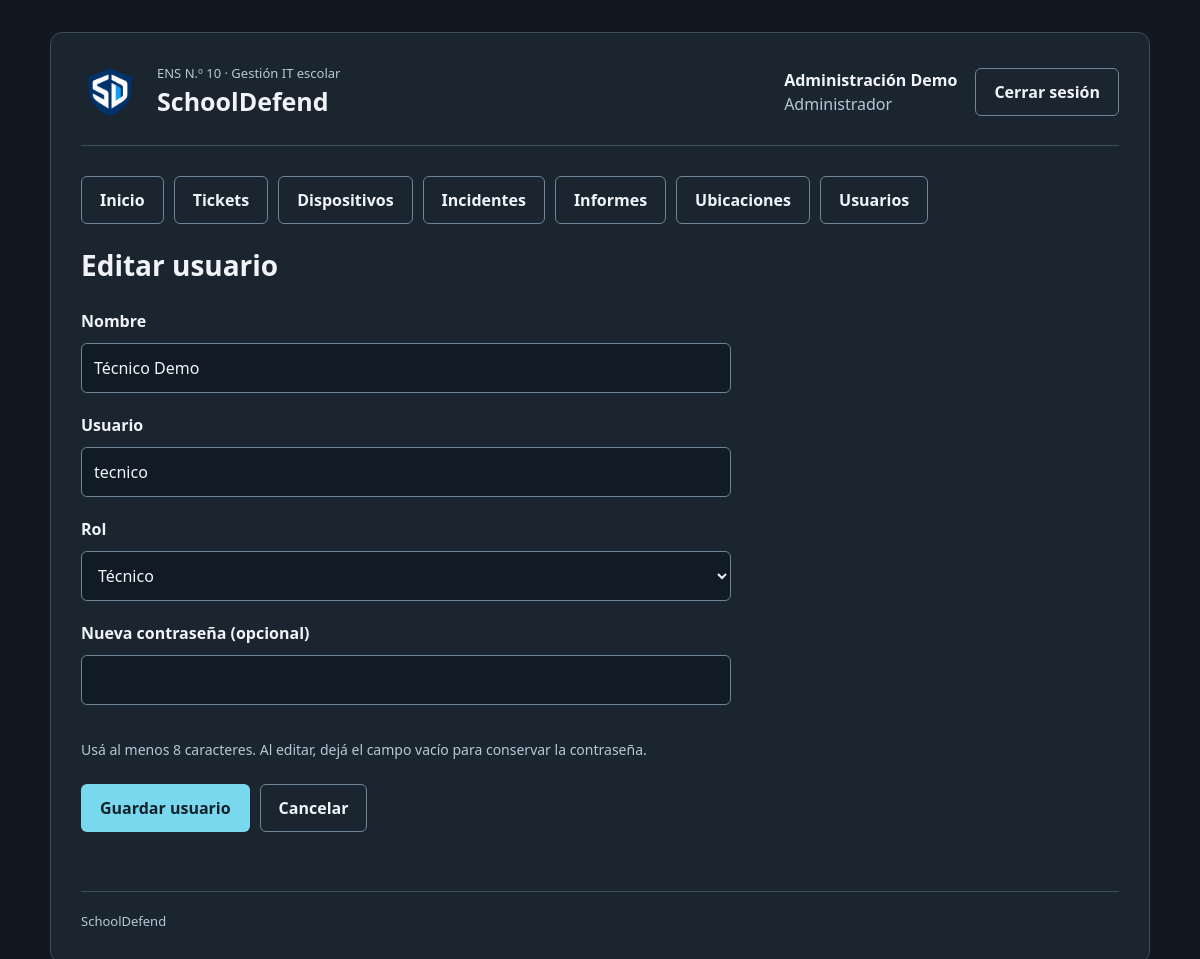
The page /usuarios/formulario.php?id=2 (signed in) on the database its author committed.
### tables this page shows
CREATE TABLE usuarios (
    id_usuario INT UNSIGNED AUTO_INCREMENT PRIMARY KEY,
    nombre VARCHAR(100) NOT NULL,
    nombre_usuario VARCHAR(50) NOT NULL UNIQUE,
    password_hash VARCHAR(255) NOT NULL,
    rol ENUM('administrador','tecnico','profesor') NOT NULL,
    fecha_creacion DATETIME NOT NULL DEFAULT CURRENT_TIMESTAMP,
    activo TINYINT NOT NULL DEFAULT 1,
    fecha_baja DATETIME NULL,
    id_usuario_baja INT UNSIGNED NULL,
    motivo_baja VARCHAR(255) NULL,
    FOREIGN KEY (id_usuario_baja) REFERENCES usuarios(id_usuario) ON DELETE RESTRICT
);

### includes/funciones.php (called while the page is built, shortened)
<?php
function escapar($texto)
{
    return htmlspecialchars((string) $texto, ENT_QUOTES, 'UTF-8');
}
function nombreRol($rol)
{
    $nombresRoles = [
        'administrador' => 'Administrador',
        'tecnico' => 'Técnico',
        'profesor' => 'Profesor'
    ];
    return $nombresRoles[$rol] ?? 'Sin rol';
}

### includes/sesion.php (called while the page is built, shortened)
<?php
require_once __DIR__ . '/funciones.php';
function usuarioActual()
{
    $pdo = getConexion();
    $sqlUsuario = "
        SELECT id_usuario, nombre, nombre_usuario, rol
        FROM usuarios
        WHERE id_usuario = ?
          AND activo = 1";
    $consultaUsuario = $pdo->prepare($sqlUsuario);
    $consultaUsuario->execute([$_SESSION['id_usuario']]);
    $usuario = $consultaUsuario->fetch();
    return $usuario;
}
function exigirSesion($rutaLogin = 'login.php')
{
    $usuario = usuarioActual();
    return $usuario;
}

### usuarios/formulario.php (the view, shortened to what this page needs)
<?php
require_once __DIR__ . '/../includes/sesion.php';
$usuario = exigirSesion('../login.php');
$pdo = getConexion();
$rutaBase = '../';
$idUsuario = idEntrada($_GET, 'id');
$esEdicion = isset($_GET['id']);
$titulo = $esEdicion ? 'Editar usuario' : 'Nuevo usuario';
$roles = ['administrador' => 'Administrador', 'tecnico' => 'Técnico', 'profesor' => 'Profesor'];
$cuenta = ['nombre' => '', 'nombre_usuario' => '', 'rol' => 'profesor', 'activo' => 1];
if ($esEdicion) {
    $consultaUsuario = $pdo->prepare('SELECT * FROM usuarios WHERE id_usuario = ?');
    $consultaUsuario->execute([$idUsuario]);
    $cuenta = $consultaUsuario->fetch();
}
require_once __DIR__ . '/../includes/encabezado.php';
?>
<h1><?= escapar($titulo) ?></h1>
<form method="post" class="formulario formulario-edicion">
    <label for="nombre">Nombre</label>
    <input id="nombre" name="nombre" maxlength="100" value="<?= escapar($cuenta['nombre']) ?>" required>
    <label for="nombre_usuario">Usuario</label>
    <input id="nombre_usuario" name="nombre_usuario" maxlength="50" autocomplete="off" value="<?= escapar($cuenta['nombre_usuario']) ?>" required>
    <label for="rol">Rol</label>
    <select id="rol" name="rol" required>
        <?php foreach ($roles as $valorRol => $nombreRol): ?>
            <option value="<?= escapar($valorRol) ?>" <?= $cuenta['rol'] === $valorRol ? 'selected' : '' ?>><?= escapar($nombreRol) ?></option>
        <?php endforeach; ?>
    </select>
    <label for="password"><?= $esEdicion ? 'Nueva contraseña (opcional)' : 'Contraseña' ?></label>
    <input id="password" name="password" type="password" minlength="8" maxlength="72" autocomplete="new-password" <?= !$esEdicion ? 'required' : '' ?>>
    <p class="ayuda">Usá al menos 8 caracteres. Al editar, dejá el campo vacío para conservar la contraseña.</p>
    <div class="acciones">
        <button class="boton" type="submit">Guardar usuario</button>
        <a class="boton boton-secundario" href="index.php">Cancelar</a>
    </div>
</form>
<?php require_once __DIR__ . '/../includes/pie.php'; ?>

### includes/encabezado.php (shortened to what this page needs)
<?php
$rutaBase = $rutaBase ?? '';
$rutaEstilos = escapar($rutaBase . 'css/estilos.css');
$rutaLogoEncabezado = escapar($rutaBase . 'Imagenes/logo-escudo.png');
$rutaCerrarSesion = escapar($rutaBase . 'logout.php');
$mostrarCuenta = !empty($usuario);
$nombreCuenta = '';
$rolCuenta = '';
$enlacesMenu = [];
if ($mostrarCuenta) {
    $nombreCuenta = escapar($usuario['nombre']);
    $rolCuenta = escapar(nombreRol($usuario['rol']));
    $enlacesMenu['Inicio'] = $rutaBase . 'index.php';
    $enlacesMenu['Tickets'] = $rutaBase . 'tickets/index.php';
    if (in_array($usuario['rol'], ['administrador', 'tecnico'], true)) {
        $enlacesMenu['Dispositivos'] = $rutaBase . 'dispositivos/index.php';
        $enlacesMenu['Incidentes'] = $rutaBase . 'incidentes/index.php';
        $enlacesMenu['Informes'] = $rutaBase . 'informes/index.php';
    }
    if ($usuario['rol'] === 'administrador') {
        $enlacesMenu['Ubicaciones'] = $rutaBase . 'ubicaciones/index.php';
        $enlacesMenu['Usuarios'] = $rutaBase . 'usuarios/index.php';
    }
}
?>
<!DOCTYPE html>
<html lang="es">
    <head>
        <link rel="stylesheet" href="<?= $rutaEstilos ?>">
    </head>
    <body>
        <div class="contenedor">
            <header class="encabezado">
                <div class="marca">
                    <img class="logo-encabezado" src="<?= $rutaLogoEncabezado ?>" alt="">
                    <div>
                        <p class="institucion">ENS N.º 10 · Gestión IT escolar</p>
                        <p class="nombre-sistema">SchoolDefend</p>
                    </div>
                </div>
                <?php if ($mostrarCuenta): ?>
                    <div class="cuenta">
                        <div>
                            <strong><?= $nombreCuenta ?></strong>
                            <br>
                            <span class="texto-secundario"><?= $rolCuenta ?></span>
                        </div>
                        <form method="post" action="<?= $rutaCerrarSesion ?>">
                            <button class="boton boton-secundario" type="submit">Cerrar sesión</button>
                        </form>
                    </div>
                <?php endif; ?>
            </header>
            <?php if ($mostrarCuenta): ?>
                <nav class="menu" aria-label="Menú principal">
                    <?php foreach ($enlacesMenu as $nombreEnlace => $rutaEnlace): ?>
                        <a class="boton boton-secundario" href="<?= escapar($rutaEnlace) ?>"><?= escapar($nombreEnlace) ?></a>
                    <?php endforeach; ?>
                </nav>
            <?php endif; ?>
            <main id="contenido">

### css/estilos.css (style rules this page uses)
:root { color-scheme: dark; --fondo: #111820; --panel: #1b2530; --borde: #3b4d5f; --texto: #f0f4f8; --secundario: #b8c7d6; --acento: #79d8ed; --decoracion-link: none; }
* { box-sizing: border-box; }
body { margin: 0; padding: 32px 20px; background: var(--fondo); color: var(--texto); font-family: 'Segoe UI', Arial, sans-serif; font-size: 16px; line-height: 1.5; }
.contenedor { max-width: 1100px; margin: auto; padding: 30px; background: var(--panel); border: 1px solid var(--borde); border-radius: 12px; }
.encabezado, .marca, .cuenta { display: flex; align-items: center; gap: 18px; }
.encabezado { justify-content: space-between; flex-wrap: wrap; padding-bottom: 24px; margin-bottom: 30px; border-bottom: 1px solid var(--borde); }
.logo-encabezado { width: 58px; height: 58px; object-fit: contain; flex-shrink: 0; }
.institucion, .nombre-sistema { margin: 0; }
.institucion { font-size: 13px; color: var(--secundario); }
.nombre-sistema { font-size: 25px; font-weight: 700; }
h1 { font-size: 28px; line-height: 1.25; margin: 0 0 12px; }
.texto-secundario, .ayuda { color: var(--secundario); }
.formulario { display: grid; gap: 10px; margin-top: 26px; }
label { font-weight: 600; }
input, select, textarea { width: 100%; padding: 12px; margin-bottom: 10px; border: 1px solid #70859a; border-radius: 6px; background: #111b25; color: var(--texto); font: inherit; }
.boton { display: inline-block; padding: 11px 18px; border: 1px solid transparent; border-radius: 6px; background: var(--acento); color: #10212b; font: inherit; font-weight: 700; cursor: pointer; text-decoration: none; transition: all 0.2s ease; }
.boton-secundario { background: transparent; color: var(--texto); border-color: #70859a; }
.ayuda { font-size: 14px; }
a { text-decoration: none; transition: all 0.2s ease; color: var(--acento); }
.menu, .acciones { display: flex; flex-wrap: wrap; gap: 10px; margin-bottom: 24px; }
.formulario-edicion { max-width: 650px; }

### rows shown on the page
usuarios: nombre "Administración Demo", rol "Administrador"
usuarios: nombre "Técnico Demo", nombre_usuario "tecnico", rol "Técnico"

### other values the page prints
escapar($nombreEnlace) "Inicio"
escapar($nombreEnlace) "Tickets"
escapar($nombreEnlace) "Dispositivos"
escapar($nombreEnlace) "Incidentes"
escapar($nombreEnlace) "Informes"
escapar($nombreEnlace) "Ubicaciones"
escapar($nombreEnlace) "Usuarios"
escapar($titulo) "Editar usuario"
